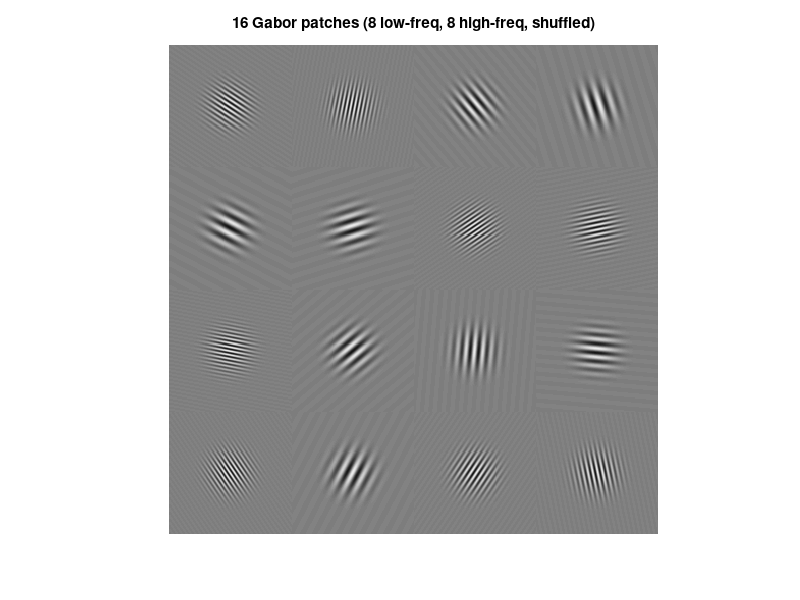

Write MATLAB code to recreate this figure.
% generate_gabor_grid.m
%
% A 4x4 grid of 16 Gabor patches for a frequency-domain filtering lab:
% 8 patches carry a LOW spatial frequency, 8 carry a HIGH spatial
% frequency, with a deliberate GAP between the two bands and grid
% position shuffled randomly. A single well-chosen Gaussian/Butterworth
% low-pass or high-pass cutoff placed in that gap should then cleanly
% "zap" one whole group while leaving the other clearly visible.
%
% Why the gap matters: a small, spatially-localized patch is not a
% single point in frequency space -- it is a small Gaussian BLOB
% centred on its carrier frequency, with spread ~ 1/(2*pi*sigma) (the
% same time-frequency uncertainty tradeoff as Lecture 7's "uncertainty
% principle" slide). If the two bands were placed right up against the
% cutoff with no gap, patches near the boundary would only be
% partially attenuated instead of cleanly kept-or-zapped.

% Each student should get a different grid, so the RNG is seeded from
% the clock (not a fixed value) -- every run produces a different
% arrangement, freqs, orientations and phases. gabor_grid_16_truth.mat
% is regenerated alongside it each time, so it always matches whichever
% image was just produced.
clear; close all; rng('shuffle');

%% Parameters
% spaceScale grows the tile (and canvas) while sigma stays fixed in
% pixels, so each patch keeps its current size but sits in a bigger
% cell -- i.e. more empty gutter between neighbouring patches. The
% frequency ranges are scaled by the same factor so cyc/pixel (how
% fine the stripes actually look) is unchanged -- only the gutter grows.
spaceScale = 1.5;

tileSize   = round(80*spaceScale);   % pixels per patch cell
gridN      = 4;                % 4x4 grid
N          = tileSize*gridN;   % full image size
sigma      = 14;               % Gaussian envelope std (pixels) -- fixed,
                                % so patches themselves do not grow
amplitude  = 0.42;              % contrast of the sinusoid around mid-grey
background = 0.5;

% Both bands are pushed well away from DC: at sigma=14px each patch's
% spectral blob has radius ~9-11 cyc/image, so 8 orientations packed
% into a ring near DC (as when the low band sat at 4-9 cyc/image)
% overlap into one indistinguishable, interference-fringed blob. Out
% here the ring circumference is large enough that all 8 blobs in a
% band stay visually separated.
lowFreqRange  = [28 40]  * spaceScale;   % cyc/image
highFreqRange = [65 90]  * spaceScale;   % cyc/image -- gap keeps every
                                % patch's spectral blob well clear of a
                                % cutoff placed in the middle of it

%% Assign each of the 16 grid cells to a group, then shuffle positions
nPatches = gridN*gridN;
nPerBand = nPatches/2;
isLow = [true(1, nPerBand), false(1, nPerBand)];
isLow = isLow(randperm(nPatches));

% A real-valued grating at orientation theta produces TWO mirrored
% blobs in the spectrum, at theta and theta+180deg. Evenly spacing each
% band's nPerBand orientations across 0..180deg (with a random phase
% offset, then a random per-patch assignment) therefore places all
% 2*nPerBand blobs of that band evenly around the full circle, instead
% of risking two random orientations landing close together and their
% blobs merging.
lowOrients  = mod(rand()*pi/nPerBand + (0:nPerBand-1)*(pi/nPerBand), pi);
highOrients = mod(rand()*pi/nPerBand + (0:nPerBand-1)*(pi/nPerBand), pi);
lowOrients  = lowOrients(randperm(nPerBand));
highOrients = highOrients(randperm(nPerBand));

freqs   = zeros(1, nPatches);
orients = zeros(1, nPatches);
phases  = 2*pi*rand(1, nPatches);

iLow = 0; iHigh = 0;
for k = 1:nPatches
    if isLow(k)
        iLow = iLow + 1;
        freqs(k)   = lowFreqRange(1) + diff(lowFreqRange)*rand();
        orients(k) = lowOrients(iLow);
    else
        iHigh = iHigh + 1;
        freqs(k)   = highFreqRange(1) + diff(highFreqRange)*rand();
        orients(k) = highOrients(iHigh);
    end
end

%% Render
img = background * ones(N, N);
[xx, yy] = meshgrid(1:tileSize, 1:tileSize);
cx = tileSize/2; cy = tileSize/2;

k = 0;
for row = 1:gridN
    for col = 1:gridN
        k = k + 1;
        xr = (xx-cx)*cos(orients(k)) + (yy-cy)*sin(orients(k));
        envelope = exp(-((xx-cx).^2 + (yy-cy).^2) / (2*sigma^2));
        carrier  = cos(2*pi*(freqs(k)/N)*xr + phases(k));
        patch = amplitude * envelope .* carrier;

        rowIdx = (row-1)*tileSize + (1:tileSize);
        colIdx = (col-1)*tileSize + (1:tileSize);
        img(rowIdx, colIdx) = img(rowIdx, colIdx) + patch;
    end
end

img = min(max(img, 0), 1);

%% Save the lab image
imwrite(img, 'gabor_16.png');

% Ground truth (which grid cells are low/high) for YOUR reference when
% checking student results -- not meant to be handed out.
gridIsLow = reshape(isLow, gridN, gridN)';
save('gabor_grid_16_truth.mat', 'gridIsLow', 'freqs', 'orients', 'phases', ...
     'lowFreqRange', 'highFreqRange', 'tileSize', 'gridN', 'sigma', 'background');

%% Preview
figure('Color', 'w');
imshow(img);
title('16 Gabor patches (8 low-freq, 8 high-freq, shuffled)');
exportgraphics(gcf, 'gabor_grid_16_preview.png', 'Resolution', 300);

fprintf('Saved gabor_16.png (%dx%d) and gabor_grid_16_truth.mat\n', N, N);
